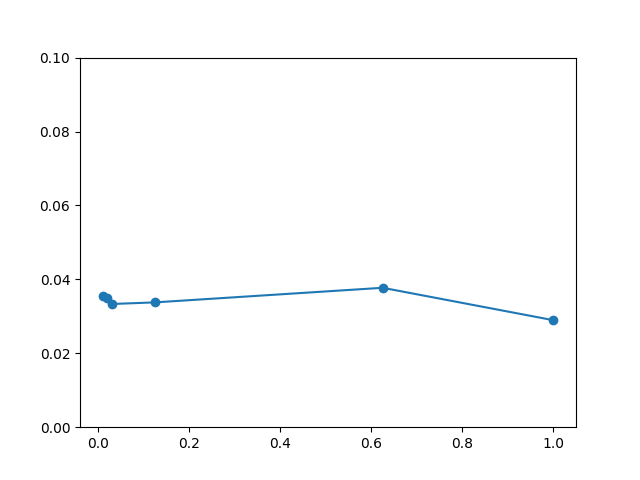

Write the Python code that produced this figure.
import numpy as np
import pandas as pd
from matplotlib import pyplot as plt
from sklearn.model_selection import train_test_split
from sklearn.utils import shuffle


def sig(t):
    return 1 / (1 + np.exp(-t))


def train(x_train, y_train, learning_rate, epochs):
    theta = np.zeros(len(x_train[0]))
    for i in range(epochs):
        x_train, y_train = shuffle(np.array(x_train), np.array(y_train))
        for j in range(len(x_train)):
            res = learning_rate * (y_train[j] - sig(np.dot(theta.T, x_train[j])))
            for k in range(len(theta)):
                theta[k] += res * x_train[j][k]
    return theta


def predict(x_test, theta):
    return [1 if sig(np.dot(theta.T, k)) > 0.5 else 0 for k in x_test]


data = pd.read_csv("rp.data", delim_whitespace=True, header=None)

x = data.iloc[:, :-1].values
x = (x - x.mean()) / x.std()
y = data.iloc[:, -1].values

y = [0 if i == 2 else 1 for i in y]

y_zero = [i for i in y if i == 0]
y_one = [i for i in y if i == 1]

x_zero = [k for i, k in enumerate(x) if y[i] == 0]
x_one = [k for i, k in enumerate(x) if y[i] == 1]

errors = {
    0.01: [],
    0.02: [],
    0.03: [],
    0.125: [],
    0.625: [],
    1: []
}

for g in range(10):
    x_zero_train, x_zero_test, y_zero_train, y_zero_test = train_test_split(x_zero, y_zero, test_size=1 / 3, random_state=g)
    x_one_train, x_one_test, y_one_train, y_one_test = train_test_split(x_one, y_one, test_size=1 / 3, random_state=g)

    x_train = x_zero_train + x_one_train
    x_test = x_zero_test + x_one_test
    y_train = y_zero_train + y_one_train
    y_test = y_zero_test + y_one_test

    for h in errors.keys():
        theta = train(x_train[:int(np.floor(len(x_train) * h))], y_train[:int(np.floor(len(y_train) * h))], 0.003, 10)
        predictions = predict(x_test, theta)
        bad_pred = 0
        for i in range(len(predictions)):
            if predictions[i] != y_test[i]:
                bad_pred += 1
        errors[h].append(bad_pred / len(y_test))

H = np.zeros(6)
err = np.zeros(6)

for i, h in enumerate(errors.keys()):
    print(h, sum(errors[h]) / 10)
    H[i] = h
    err[i] = sum(errors[h])/10

_, M = plt.subplots(1)
M.set_ylim(ymin=0, ymax=0.1)

plt.scatter(H, err)
plt.plot(H, err)
plt.show()


# 0.01 0.035526315789473684
# 0.02 0.03508771929824561
# 0.03 0.03333333333333334
# 0.125 0.0337719298245614
# 0.625 0.03771929824561403
# 1 0.02894736842105263
